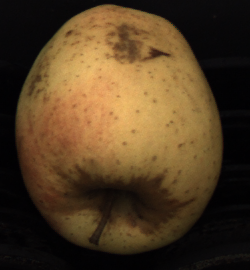
#> input picture second_task/C1_000004.png, 250 x 270 px
$ jupyter execute ProjectWorkCV_second_task.ipynb
#> lines starting #> are read from the running program, lines starting #| are printed output that depends on the picture; after the words box and inside, x2 and y2 are one past the last pixel; in counts of white or black regions, pixels touching at a corner belong together; long printed decimals are rounded
#Fruit inspection: second task

[cell 1]
import cv2
import numpy as np
from matplotlib import pyplot as plt
from google.colab.patches import cv2_imshow
from scipy.spatial.distance import cdist
from scipy.spatial import distance

Chose the image and read it.

[cell 2]
SELECTED_IMAGE = 1 # 0 or 1

[cell 3]
if SELECTED_IMAGE:
    image_bgr = cv2.imread("C1_000004.png")
#> image_bgr is the input picture: shape (270, 250, 3); mean B, G, R 34.7, 60.6, 81.8
    image_nir = cv2.imread("C0_000004.png",cv2.IMREAD_GRAYSCALE)
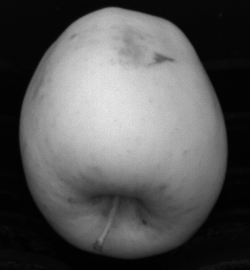
#> input picture second_task/C0_000004.png, 250 x 270 px
#> image_nir is the input picture: shape (270, 250); min 0, max 231, mean 87.5

else:
    image_bgr = cv2.imread("C1_000005.png")
    image_nir = cv2.imread("C0_000005.png",cv2.IMREAD_GRAYSCALE)
cv2_imshow(image_bgr)

##Extracting the apple mask

As we did in the first task, the image has been binarized using an adaptive thresholding in order to extract the apple contour.

[cell 4]
t_image = cv2.adaptiveThreshold(image_nir,255,cv2.ADAPTIVE_THRESH_GAUSSIAN_C,cv2.THRESH_BINARY_INV,13,3)
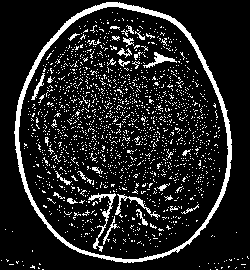
#> t_image: shape (270, 250); 13% white; 1714 white regions (1679 under 20 px), largest, box (x1, y1, x2, y2) and area: (14, 2, 232, 263) 3185, (88, 193, 116, 252) 281, (115, 194, 160, 220) 195
cv2_imshow(t_image)

[cell 5]
t_open_image = cv2.morphologyEx(t_image, cv2.MORPH_OPEN, (3,3))
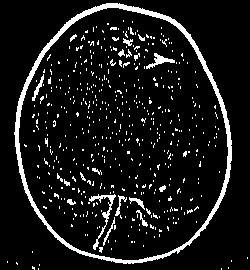
#> t_open_image: shape (270, 250); 9.1% white; 492 white regions (471 under 20 px)
cv2_imshow(t_open_image)

[cell 6]
contours, hierarchy = cv2.findContours(t_open_image, cv2.RETR_EXTERNAL, cv2.CHAIN_APPROX_SIMPLE)
#> contours = 11 contours, 10 with area under 20; largest, box (x1, y1, x2, y2) and area: (14, 3, 232, 264) 43864

[cell 7]
def argmax_contour(contours):
  maxArea = 0
  argmax_area = None
  for i,c in enumerate(contours):
    if cv2.contourArea(c) > maxArea:
      maxArea = cv2.contourArea(c)
      argmax_area = i
#> this loop made 11 passes
#> c on passes 1, 2, 3, 5, 6, 7, 8, 9, 10: [[221, 268], [221, 269]], [[38, 268], [38, 269]], [[228, 267], [228, 268]], [[39, 264], [39, 265]], [[16, 262], [16, 263], [17, 264], [17, 263]], [[7, 261], [7, 262]], [[231, 260], [231, 261]], [[247, 257], [247, 258]], [[32, 251], [32, 252]]
#> after the loop, argmax_area = 10; maxArea = 43863.5
  return argmax_area

[cell 8]
mask=np.zeros(image_nir.shape, np.uint8)
cnt = contours[argmax_contour(contours)]
#> cnt = contour of 388 points, box (x1, y1, x2, y2) (14, 3, 232, 264), area 43864
cv2.drawContours(mask, [cnt], 0, (255,255,255), 1)
#> mask: shape (270, 250); 1% white in thin lines or dots, all inside (x1, y1, x2, y2) = (14, 3, 232, 264)
cv2_imshow(mask)
mask_filled = mask.copy()

[cell 9]
cv2.fillPoly(mask_filled, pts =[cnt], color=(255,255,255))
#> mask_filled: shape (270, 250); 65.5% white; 1 black region, box (x1, y1, x2, y2) and area: (0, 0, 250, 270) 23286
cv2_imshow(mask_filled)

Before applying the mask, the image has been blurred using a median filter in order to preserve the russets borders.

[cell 10]
blurred_bgr = cv2.medianBlur(image_bgr, 3)
masked_image = cv2.bitwise_and(blurred_bgr, blurred_bgr, mask=mask_filled)
cv2_imshow(masked_image)

In order to extract the russets zones we can use the concept of mahalanobis distance.
First step is to compute the mean and the inverse of the covariance matrix of samples taken from russets zones. The idea is to extract, from multiple samples a single mean coor value and a single covariance matrix.

The final color space that I used is the LAB color space, which separates the light signal from the color signal (A and B). This is very useful in our case because we want to separate areas with similar colors to the one of the russet areas.

[cell 11]
samples_name = ["sample4_unique1.png", "sample4_unique2.png"]
final_mean = np.zeros((1, 2), dtype="float64")
final_cov = np.zeros((2, 2), dtype="float64")

for i in samples_name:
    sample= cv2.imread(i)
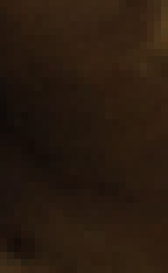
#> input picture second_task/sample4_unique1.png, 24 x 39 px (shown 7 times larger)
#> sample is the input picture: shape (39, 24, 3); mean B, G, R 14.9, 26.8, 41.7
    sampleAB= cv2.cvtColor(sample, cv2.COLOR_BGR2LAB)[:, :, 1:3]
    sampleAB = sampleAB.reshape(sampleAB.shape[0] * sampleAB.shape[1], 2)
#> sampleAB = 936 pairs, first value 128 to 138, second value 130 to 152
    cov, mean = cv2.calcCovarMatrix(sampleAB, None, cv2.COVAR_NORMAL | cv2.COVAR_ROWS | cv2.COVAR_SCALE)
#> cov = [[2.57, 4.07], [4.07, 14.59]]; mean = [[133.6, 138.1]]
    final_cov += cov
#> final_cov = [[2.57, 4.07], [4.07, 14.59]]
    final_mean += mean
#> final_mean = [[133.6, 138.1]]
final_mean = final_mean/len(samples_name)
#> final_mean = [[133.5, 138.6]]
icov = cv2.invert(final_cov, cv2.DECOMP_SVD)
#> icov = (1, [[0.257, -0.0748], [-0.0748, 0.0401]])

The next step is to compute the mahalanobis distance of all the pixels and show the result.

[cell 12]
dist=np.zeros((masked_image.shape[0],masked_image.shape[1]))
masked_image= cv2.cvtColor(masked_image, cv2.COLOR_BGR2LAB)
#> masked_image: shape (270, 250, 3); mean of channels 0, 1, 2 66.1, 133.2, 145.7
for i in range(masked_image.shape[0]):
    for j in range(masked_image.shape[1]):
        point = np.array(masked_image[i][j])[1:3].reshape(1, 2)
        dist[i][j] = cdist(point, final_mean, 'mahalanobis', VI=icov[1])
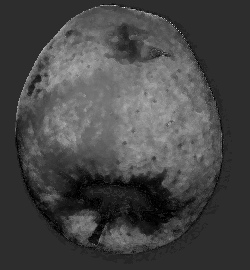
#> dist: shape (270, 250) float64; min 0.168, max 9.83, mean 2.84; drawn with min black and max white

Then we normalize the matrix dist and we multiply it by 255, so that the new range of distances goes from 0 to 255.

[cell 13]
dist = np.divide(dist, np.max(dist)) * 255
plt.imshow(dist, cmap='twilight',vmin=np.min(dist), vmax=np.max(dist))
plt.show()

The values of the russet areas can differ from image to image, but in general the russet area shows much lower values with respect to the other areras of the apple. In this case I decided to apply an adaptive threshold with very big block size in order to extract as best as possible the full russet area.

[cell 14]
dist = dist.astype(np.uint8)

th_dist = cv2.adaptiveThreshold(dist,255,cv2.ADAPTIVE_THRESH_GAUSSIAN_C,cv2.THRESH_BINARY_INV,231,2)
#> th_dist: shape (270, 250); 48.1% white; 155 white regions (143 under 20 px), largest, box (x1, y1, x2, y2) and area: (0, 0, 250, 270) 30112, (105, 23, 175, 67) 1388, (27, 74, 42, 96) 135
cv2_imshow(th_dist)

#th,th_dist = cv2.threshold(dist,0,255,cv2.THRESH_BINARY+cv2.THRESH_OTSU)
#th_dist = 255-th_dist

Then, since we are interested in the contours in the apple contour, we can use the mask of the apple found before to remove all the white pixels that don't belong to the apple.

So the next step is to take the mask, dilate it and apply it t othe thresholded image.

[cell 15]
background = 255 - mask_filled

kernel = np.ones((5, 5), np.uint8)
russets = th_dist.copy()
mask_filled = cv2.erode(mask_filled, kernel, iterations=4)
#> mask_filled: shape (270, 250); 54.5% white; 1 black region, box (x1, y1, x2, y2) and area: (0, 0, 250, 270) 30695
russets[np.where(mask_filled==0)] = 0
#> russets: shape (270, 250); 15.9% white; 177 white regions (162 under 20 px), largest, box (x1, y1, x2, y2) and area: (35, 149, 222, 250) 7918, (105, 23, 175, 67) 1388, (23, 92, 52, 138) 433
cv2_imshow(russets)

Now, as we can observe, the image presents a lot of noise. In order to remove it, I followed the following steps using a 5x5 kernel:

1.   Closing of the russets zones
2.   Opening of the russets zones
3.   Erosion of the russets zones

[cell 16]
kernel = np.ones((5,5),np.uint8)
russets = cv2.morphologyEx(russets, cv2.MORPH_CLOSE, kernel)
#> russets: shape (270, 250); 19.1% white; 73 white regions (60 under 20 px), largest, box (x1, y1, x2, y2) and area: (33, 139, 223, 250) 9395, (105, 23, 175, 73) 1645, (23, 87, 64, 138) 664
russets = cv2.morphologyEx(russets, cv2.MORPH_OPEN, kernel)
#> russets: shape (270, 250); 17.2% white; 14 white regions, largest, box (x1, y1, x2, y2) and area: (40, 148, 214, 248) 8816, (106, 23, 163, 67) 1532, (24, 93, 52, 130) 508
dilation = cv2.erode(russets,(5,5),iterations = 5)
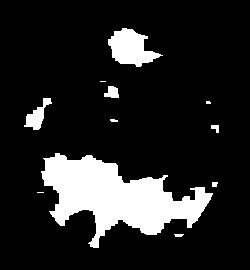
#> dilation: shape (270, 250); 14.3% white; 11 white regions (3 under 20 px)
cv2_imshow(dilation)

[cell 17]
dilation = cv2.erode(russets,(5,5),iterations = 5)
cv2_imshow(dilation)
#dilation= russets

Now the image is much more clear, and we can run a find contour algorthm.

[cell 18]
contours, hierarchy = cv2.findContours(dilation, cv2.RETR_TREE, cv2.CHAIN_APPROX_SIMPLE)
#> contours = 11 contours, 6 with area under 20; largest, box (x1, y1, x2, y2) and area: (41, 153, 213, 248) 7476, (108, 28, 163, 67) 1147, (24, 98, 52, 130) 317, (104, 86, 119, 98) 108, (211, 125, 219, 133) 30

Since not all the contours found are russets zones, but they comprehend some false positive: a contour is a true positive if it respects the following criteria (all the parameters have been chosen empirically).

1.   Area of the contour larger then 320
2.   The mean of the hue value of the points on the borders of the russet zones less then 23
3.   The mean mahalanobis distance of the points inside the contour is less then 105

[cell 19]
def checkContourPixels(contour, dist):
    mean = 0
    count= 0
    for i in range(dist.shape[0]):
        for j in range(dist.shape[1]):
            if cv2.pointPolygonTest(contour, (i,j), False) >= 0:
              mean += dist[i,j]
              count += 1
    mean_final = mean / count
    print("mean final", mean_final)
    return mean_final < 105

[cell 20]
img_hsv = cv2.cvtColor(image_bgr, cv2.COLOR_BGR2HSV)
#> img_hsv: shape (270, 250, 3); mean H, S, V 52.6, 117.6, 81.9

good_contours = []

for i,c in enumerate(contours):
    area = cv2.contourArea(c)
    perimeter = cv2.arcLength(c,True)

    blank=np.zeros(image_nir.shape,np.uint8)
    cv2.drawContours(blank,contours,i,(255,255,255),-1)
    locs = np.where(blank == 255)
    h,s,v=cv2.split(img_hsv)
    pixels = h[locs]
    mean_h=np.mean(pixels)
    if(mean_h<23) and area>320 and checkContourPixels(c, dist):
        good_contours.append(c)
#> this loop made 11 passes
#> (area, perimeter, locs, mean_h) on passes 5, 8, 9: (29.5, 27.41, 44 positions, rows 125 to 132, columns 211 to 218, 17.95), (317, 106.6, 368 positions, rows 98 to 129, columns 24 to 51, 15.02), (107.5, 47.07, 131 positions, rows 86 to 97, columns 104 to 118, 15.84)
#| mean final 93.459
#| mean final 100.795
#> pass 1, `h,s,v=cv2.split(img_hsv)`:
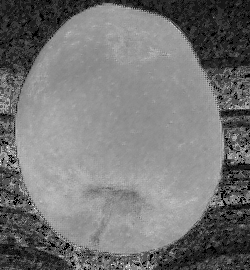
#> s: shape (270, 250); min 0, max 255, mean 117.6
#> pass 1, `h,s,v=cv2.split(img_hsv)`:
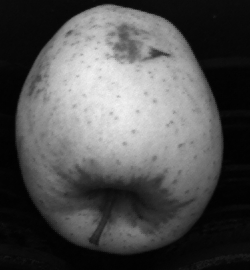
#> v: shape (270, 250); min 1, max 243, mean 81.9
#> after the loop:
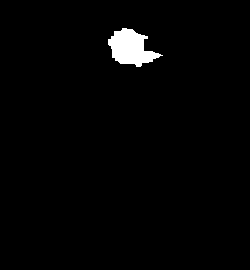
#> blank: shape (270, 250); 1.8% white; 1 white region
#> after the loop, good_contours = 2 contours; box (x1, y1, x2, y2) and area: (41, 153, 213, 248) 7476, (108, 28, 163, 67) 1147

In this way only the true positives are detected. The last step consists in show the final image with bounding boxes around the russets zones detected.

[cell 21]
contours_image= cv2.cvtColor(img_hsv, cv2.COLOR_HSV2BGR)
for c in good_contours:
  rect = cv2.minAreaRect(c)
  box = cv2.boxPoints(rect)
  box = np.int0(box)
  cv2.drawContours(contours_image,[box],0,(0,0,255),2)
#> this loop made 2 passes
#> (rect, box) on passes 1 to 2: (((119, 208.1), (88.46, 172.6), -75.26), [[191, 272], [24, 228], [46, 143], [213, 187]]), (((131.1, 48.48), (40.48, 48.58), -38.29), [[130, 80], [100, 41], [131, 16], [162, 54]])
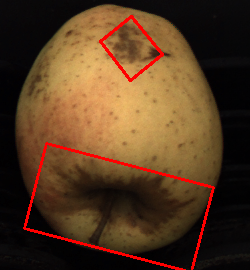
#> contours_image: shape (270, 250, 3); mean B, G, R 33.2, 58.2, 86.6
cv2_imshow(contours_image)
